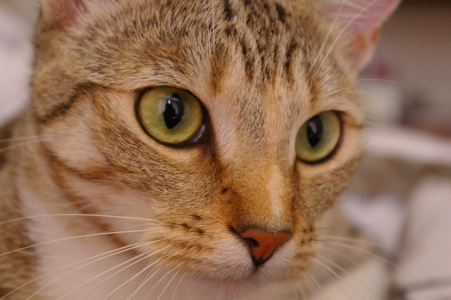
#> input picture Lab5/images/chelsea.png, 451 x 300 px
$ jupyter execute lab5_ImageP.ipynb   (older library calls are emulated)
#> lines starting #> are read from the running program, lines starting #| are printed output that depends on the picture
**Name:** Ibrahim Khaled Al-Khamis

**Id:** 2240004075

**Section:** 7MA01

**Course:**   ARTI 403 – Image Processing

---
# Lab 5:   Spatial Filtering – Smoothing and Sharpening

### Task 1: Convolve an image with a 7x7 box filter

[cell 1]
import cv2
import numpy as np
import matplotlib.pyplot as plt
image = cv2.imread('images/chelsea.png')
#> image is the input picture: shape (300, 451, 3); mean B, G, R 86.8, 111.4, 147.7
image = cv2.cvtColor(image, cv2.COLOR_BGR2RGB)

smoothed_image = cv2.blur(image, (7, 7))
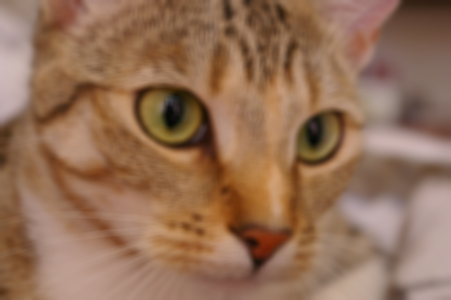
#> smoothed_image: shape (300, 451, 3); mean R, G, B 147.7, 111.4, 86.8

fig, ax = plt.subplots(1, 2, figsize=(10, 5))
ax[0].imshow(image)
ax[0].axis('off')
ax[1].imshow(smoothed_image)
ax[1].axis('off')
plt.show()
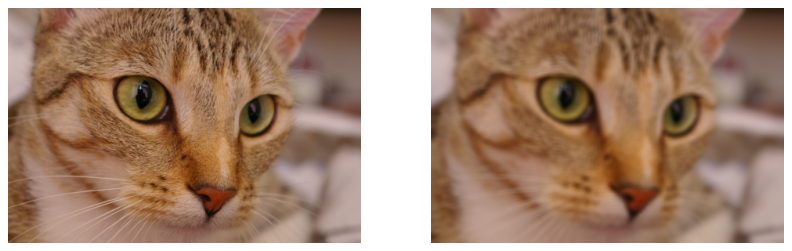
#> figure drawn by matplotlib, 2 panels

### Task 2: Apply a 5x5 Gaussian filter, then a 21x21 Gaussian filter

[cell 2]
image = cv2.imread('images/chelsea.png')
image = cv2.cvtColor(image, cv2.COLOR_BGR2RGB)

gaussian_5x5 = cv2.GaussianBlur(image, (5, 5), 0)
gaussian_21x21 = cv2.GaussianBlur(image, (21, 21), 0)

fig, ax = plt.subplots(1, 3, figsize=(15, 5))
ax[0].imshow(image)
ax[0].set_title('Original Image')
ax[0].axis('off')
ax[1].imshow(gaussian_5x5)
ax[1].set_title('Gaussian 5x5')
ax[1].axis('off')
ax[2].imshow(gaussian_21x21)
ax[2].set_title('Gaussian 21x21')
ax[2].axis('off')
plt.show()
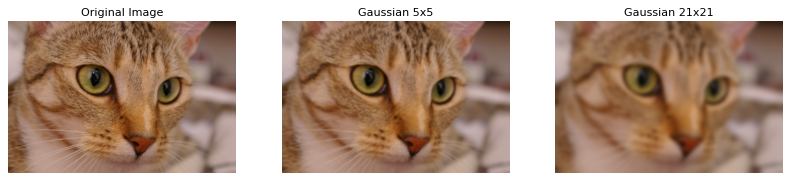
#> figure drawn by matplotlib, 3 panels

### Task 3: Apply a 3x3 Laplacian filter to sharpen the image

[cell 3]
image = cv2.imread('../Lab5/images/cameraman.tif', cv2.IMREAD_GRAYSCALE)
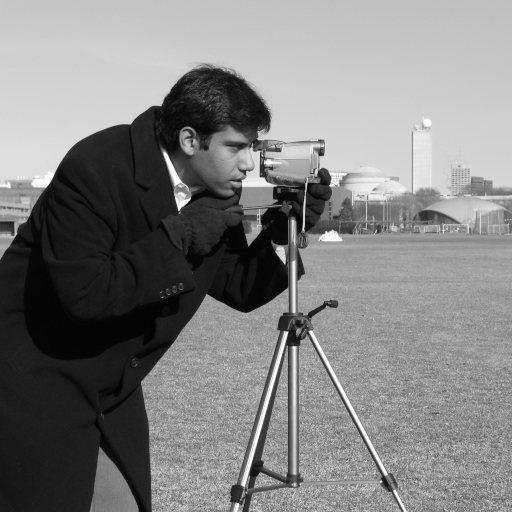
#> input picture Lab5/images/cameraman.tif, 512 x 512 px
#> image is the input picture: shape (512, 512); min 0, max 255, mean 129.1

image_float = image.astype(np.float32) / 255.0

laplacian = cv2.Laplacian(image_float, cv2.CV_32F, ksize=3)
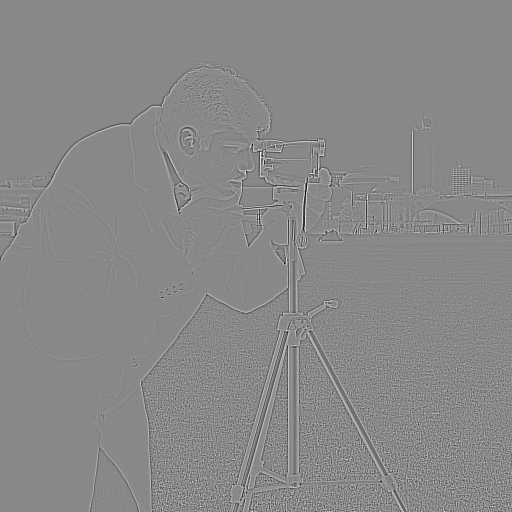
#> laplacian: shape (512, 512) float32; min -4.35, max 3.76, mean 3.91e-05; drawn with min black and max white

sharpened = np.clip(image_float - laplacian, 0, 1)
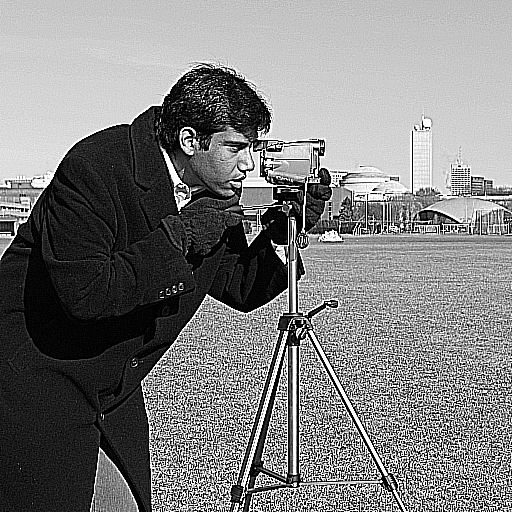
#> sharpened: shape (512, 512) float32; min 0, max 1, mean 0.499

fig, ax = plt.subplots(1, 3, figsize=(15, 5))
ax[0].imshow(image_float, cmap='gray')
ax[0].set_title('Original Image')
ax[0].axis('off')
ax[1].imshow(laplacian, cmap='gray')
ax[1].set_title('Laplacian Filter')
ax[1].axis('off')
ax[2].imshow(sharpened, cmap='gray')
ax[2].set_title('Sharpened Image')
ax[2].axis('off')
plt.show()
